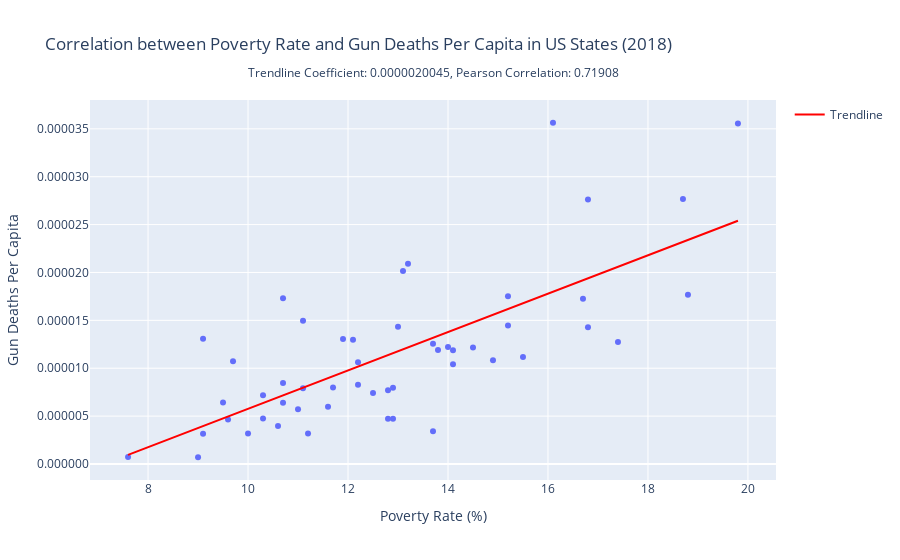

The code cell stored with this chart in its notebook:
### Markdown cell above
*Figure 4 & figure 5: These choropleth maps show per state the poverty rate and the gun deaths per 100,00 people respectively, where a darker color corresponds to a higher amount. The average poverty rate  is 13.9% between 2011 and 2018. The average number of fatalities in these incidents is 0.25 while the average number of people injured is 0.49.*

These two choropleth maps show the correlation between poverty and gun violence per state. The first graph depicts the poverty rate among US states and the second graph shows the amount of gun violence victims per 100.000 residents. 
The link between poverty and gun violence is illustrated by the fact that states with higher amounts of poverty tend to have higher amounts of gun deaths. This supports the idea that the right to bear arms is not the root of the gun violence problem, but at most a catalyst to other socio-economic factors such as poverty.

### Code cell
import pandas as pd
import plotly.express as px
import plotly.graph_objects as go
import numpy as np
from scipy.stats import pearsonr

# Load the datasets
df_poverty = pd.read_csv('poverty.csv')
df_guns = pd.read_csv('gun-violence-data_01-2013_03-2018.csv')
df_statepop = pd.read_csv('nst-est2019-alldata.csv')

# Filter the poverty dataset to include only 2018 data
df_poverty_2018 = df_poverty[df_poverty['Year'] == 2018].copy()

# Filter the gun violence dataset to include only 2018 data
df_guns['date'] = pd.to_datetime(df_guns['date'])
df_guns_2018 = df_guns[df_guns['date'].dt.year == 2018].copy()

# Rename 'Name' column in df_poverty to 'state' for merging
df_poverty_2018.rename(columns={'Name': 'state'}, inplace=True)

# Group by state and aggregate the gun violence data for 2018
df_guns_aggregated_2018 = df_guns_2018.groupby('state').agg({
    'n_killed': 'sum',
    'n_injured': 'sum'
}).reset_index()

# Merge the aggregated gun violence data with the poverty data for 2018
df_merged_2018 = pd.merge(df_poverty_2018, df_guns_aggregated_2018, on='state')

# Check and ensure state names match for the state population data
df_statepop['state'] = df_statepop['NAME']  # Assuming 'NAME' is the column with state names in df_statepop

# Merge with the state population data
df_merged_2018 = pd.merge(df_merged_2018, df_statepop[['state', 'POPESTIMATE2018']], on='state')

# Calculate gun deaths per capita using the 2018 population estimate
df_merged_2018['gun_deaths_per_capita'] = df_merged_2018['n_killed'] / df_merged_2018['POPESTIMATE2018']

# Calculate the Pearson correlation coefficient
pearson_corr, _ = pearsonr(df_merged_2018['Percent in Poverty'], df_merged_2018['gun_deaths_per_capita'])

# Perform linear regression using numpy
X = df_merged_2018['Percent in Poverty']
y = df_merged_2018['gun_deaths_per_capita']
slope, intercept = np.polyfit(X, y, 1)

# Create a scatter plot with a trend line using Plotly
fig = px.scatter(df_merged_2018,
                 x='Percent in Poverty',
                 y='gun_deaths_per_capita',
                 hover_data=['state'],
                 title='Correlation between Poverty Rate and Gun Deaths Per Capita in US States (2018)',
                 labels={
                     'Percent in Poverty': 'Poverty Rate (%)',
                     'gun_deaths_per_capita': 'Gun Deaths Per Capita'
                 })

# Add the trend line manually
fig.add_trace(go.Scatter(
    x=df_merged_2018['Percent in Poverty'],
    y=intercept + slope * df_merged_2018['Percent in Poverty'],
    mode='lines',
    name='Trendline',
    line=dict(color='red')
))

# Update layout to display coefficient
fig.update_layout(
    annotations=[
        dict(
            x=0.5,
            y=1.1,
            xref='paper',
            yref='paper',
            text=f'Trendline Coefficient: {slope:.10f}, Pearson Correlation: {pearson_corr:.5f}',
            showarrow=False,
            font=dict(size=12)
        )
    ],
    yaxis_tickformat='.6f',  # Ensure ticks on y-axis are formatted to 6 decimal places
    yaxis_title='Gun Deaths Per Capita',  # Explicitly set the y-axis title
    xaxis_title='Poverty Rate (%)'  # Explicitly set the x-axis title
)

# Show the plot
fig.show()

### Figure 1 — Plotly figure (JSON) as saved in the notebook; plotly's stock layout.template omitted (floating-point values rounded to 4 significant figures)
{"data": [{"customdata": [["Alabama"], ["Alaska"], ["Arizona"], ["Arkansas"], ["California"], ["Colorado"], ["Connecticut"], ["Delaware"], ["District of Columbia"], ["Florida"], ["Georgia"], ["Hawaii"], ["Idaho"], ["Illinois"], ["Indiana"], ["Iowa"], ["Kansas"], ["Kentucky"], ["Louisiana"], ["Maine"], ["Maryland"], ["Massachusetts"], ["Michigan"], ["Minnesota"], ["Mississippi"], ["Missouri"], ["Montana"], ["Nebraska"], ["Nevada"], ["New Hampshire"], ["New Jersey"], ["New Mexico"], ["New York"], ["North Carolina"], ["North Dakota"], ["Ohio"], ["Oklahoma"], ["Oregon"], ["Pennsylvania"], ["Rhode Island"], ["South Carolina"], ["South Dakota"], ["Tennessee"], ["Texas"], ["Utah"], ["Vermont"], ["Virginia"], ["Washington"], ["West Virginia"], ["Wisconsin"], ["Wyoming"]], "hovertemplate": "Poverty Rate (%)=%{x}<br>Gun Deaths Per Capita=%{y}<br>state=%{customdata[0]}<extra></extra>", "legendgroup": "", "marker": {"color": "#636efa", "symbol": "circle"}, "mode": "markers", "name": "", "orientation": "v", "showlegend": false, "type": "scatter", "x": [16.8, 11.1, 14.1, 16.8, 12.8, 9.7, 10.3, 12.2, 16.1, 13.7, 14.5, 9, 11.7, 12.1, 13, 11.2, 11.9, 16.7, 18.7, 11.6, 9.1, 10, 14, 9.6, 19.8, 13.2, 12.9, 11, 13.1, 7.6, 9.5, 18.8, 13.7, 14.1, 10.6, 13.8, 15.5, 12.5, 12.2, 12.8, 15.2, 12.9, 15.2, 14.9, 9.1, 10.7, 10.7, 10.3, 17.4, 11.1, 10.7], "xaxis": "x", "y": [2.762e-05, 1.496e-05, 1.187e-05, 1.429e-05, 7.704e-06, 1.072e-05, 4.76e-06, 8.286e-06, 3.564e-05, 1.257e-05, 1.218e-05, 7.039e-07, 7.998e-06, 1.297e-05, 1.434e-05, 3.176e-06, 1.305e-05, 1.726e-05, 2.768e-05, 5.974e-06, 1.309e-05, 3.196e-06, 1.222e-05, 4.638e-06, 3.556e-05, 2.091e-05, 4.714e-06, 5.712e-06, 2.015e-05, 7.388e-07, 6.415e-06, 1.768e-05, 3.431e-06, 1.04e-05, 3.957e-06, 1.19e-05, 1.117e-05, 7.413e-06, 1.062e-05, 4.725e-06, 1.751e-05, 7.966e-06, 1.447e-05, 1.083e-05, 3.171e-06, 6.407e-06, 8.469e-06, 7.177e-06, 1.275e-05, 7.921e-06, 1.731e-05], "yaxis": "y"}, {"line": {"color": "red"}, "mode": "lines", "name": "Trendline", "type": "scatter", "x": [16.8, 11.1, 14.1, 16.8, 12.8, 9.7, 10.3, 12.2, 16.1, 13.7, 14.5, 9, 11.7, 12.1, 13, 11.2, 11.9, 16.7, 18.7, 11.6, 9.1, 10, 14, 9.6, 19.8, 13.2, 12.9, 11, 13.1, 7.6, 9.5, 18.8, 13.7, 14.1, 10.6, 13.8, 15.5, 12.5, 12.2, 12.8, 15.2, 12.9, 15.2, 14.9, 9.1, 10.7, 10.7, 10.3, 17.4, 11.1, 10.7], "y": [1.939e-05, 7.964e-06, 1.398e-05, 1.939e-05, 1.137e-05, 5.158e-06, 6.361e-06, 1.017e-05, 1.799e-05, 1.318e-05, 1.478e-05, 3.755e-06, 9.167e-06, 9.969e-06, 1.177e-05, 8.165e-06, 9.568e-06, 1.919e-05, 2.32e-05, 8.966e-06, 3.955e-06, 5.759e-06, 1.378e-05, 4.957e-06, 2.54e-05, 1.217e-05, 1.157e-05, 7.764e-06, 1.197e-05, 9.485e-07, 4.757e-06, 2.34e-05, 1.318e-05, 1.398e-05, 6.962e-06, 1.338e-05, 1.678e-05, 1.077e-05, 1.017e-05, 1.137e-05, 1.618e-05, 1.157e-05, 1.618e-05, 1.558e-05, 3.955e-06, 7.162e-06, 7.162e-06, 6.361e-06, 2.059e-05, 7.964e-06, 7.162e-06]}], "layout": {"annotations": [{"font": {"size": 12}, "showarrow": false, "text": "Trendline Coefficient: 0.0000020045, Pearson Correlation: 0.71908", "x": 0.5, "xref": "paper", "y": 1.1, "yref": "paper"}], "autosize": true, "legend": {"tracegroupgap": 0}, "title": {"text": "Correlation between Poverty Rate and Gun Deaths Per Capita in US States (2018)"}, "xaxis": {"anchor": "y", "autorange": true, "domain": [0, 1], "range": [6.875, 20.53], "title": {"text": "Poverty Rate (%)"}, "type": "linear"}, "yaxis": {"anchor": "x", "autorange": true, "domain": [0, 1], "range": [-2.179e-06, 3.852e-05], "tickformat": ".6f", "title": {"text": "Gun Deaths Per Capita"}, "type": "linear"}}}
